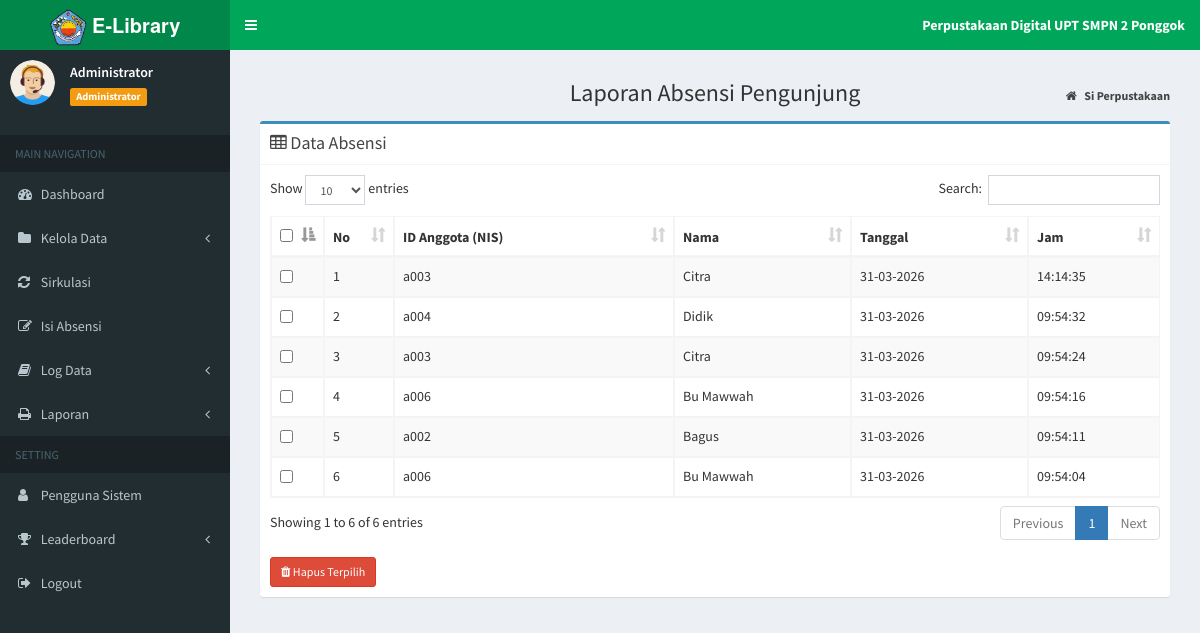
The page /?page=laporan_absensi (signed in) on the database its author committed.
### tables this page shows
CREATE TABLE `tb_absensi` (
  `id_absensi` int NOT NULL,
  `nis` varchar(50) DEFAULT NULL,
  `nama` varchar(100) DEFAULT NULL,
  `tgl` date NOT NULL,
  `jam` time NOT NULL
);

### admin/laporan/laporan_absensi.php (the view, shortened to what this page needs)
<section class="content-header">
    <h1 style="text-align:center;">Laporan Absensi Pengunjung</h1>
    <ol class="breadcrumb">
        <li><a href="index.php"><i class="fa fa-home"></i> <b>Si Perpustakaan</b></a></li>
    </ol>
</section>
<section class="content">
    <div class="box box-primary">
        <div class="box-header with-border">
            <h3 class="box-title">
                <i class="fa fa-table"></i> Data Absensi
            </h3>
        </div>
        <div class="box-body">
            <form action="?page=hapus_absensi" method="POST">
                <div class="table-responsive">
                    <table id="example1" class="table table-bordered table-striped">
                        <thead>
                            <tr>
                                <th width="10px"><input type="checkbox" id="check-all"></th>
                                <th width="30px">No</th>
                                <th>ID Anggota (NIS)</th>
                                <th>Nama</th>
                                <th>Tanggal</th>
                                <th>Jam</th>
                            </tr>
                        </thead>
                        <tbody>
                            <?php
                            $no = 1;
                            $sql = $koneksi->query("SELECT * FROM tb_absensi ORDER BY id_absensi DESC");
                            while ($data = $sql->fetch_assoc()) {
                            ?>
                            <tr>
                                <td>
                                    <input type="checkbox" name="id_hapus[]" value="<?php echo $data['id_absensi']; ?>" class="check-item">
                                </td>
                                <td><?php echo $no++; ?></td>
                                <td><?php echo $data['nis']; ?></td>
                                <td><?php echo $data['nama']; ?></td>
                                <td><?php echo date("d-m-Y", strtotime($data['tgl'])); ?></td>
                                <td><?php echo $data['jam']; ?></td>
                            </tr>
                            <?php
                            }
                            ?>
                        </tbody>
                    </table>
                </div>
                <div style="margin-top: 10px;">
                    <button type="submit" name="btn_hapus" class="btn btn-danger btn-sm" onclick="return confirm('Hapus data absensi yang dipilih?')">
                        <i class="fa fa-trash"></i> Hapus Terpilih
                    </button>
                </div>
            </form>
        </div>
    </div>
</section>

### rows shown on the page
tb_absensi: nis "a003", nama "Citra", tgl "31-03-2026", jam "14:14:35"
tb_absensi: nis "a004", nama "Didik", tgl "31-03-2026", jam "09:54:32"
tb_absensi: nis "a003", nama "Citra", tgl "31-03-2026", jam "09:54:24"
tb_absensi: nis "a006", nama "Bu Mawwah", tgl "31-03-2026", jam "09:54:16"
tb_absensi: nis "a002", nama "Bagus", tgl "31-03-2026", jam "09:54:11"
tb_absensi: nis "a006", nama "Bu Mawwah", tgl "31-03-2026", jam "09:54:04"

### other values the page prints
$data_nama "Administrator"
$data_level "Administrator"
